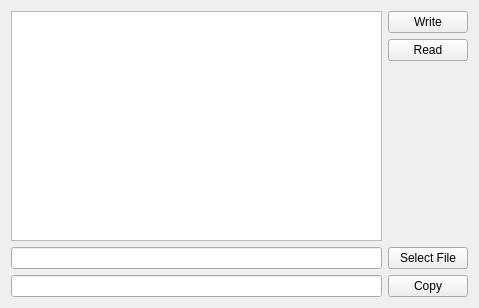
<?xml version="1.0" encoding="UTF-8"?>
<ui version="4.0">
 <class>Widget</class>
 <widget class="QWidget" name="Widget">
  <property name="geometry">
   <rect>
    <x>0</x>
    <y>0</y>
    <width>479</width>
    <height>308</height>
   </rect>
  </property>
  <property name="windowTitle">
   <string>Widget</string>
  </property>
  <layout class="QVBoxLayout" name="verticalLayout_2">
   <item>
    <layout class="QHBoxLayout" name="horizontalLayout_3">
     <item>
      <widget class="QTextEdit" name="textEdit"/>
     </item>
     <item>
      <layout class="QVBoxLayout" name="verticalLayout">
       <item>
        <widget class="QPushButton" name="writeBtn">
         <property name="text">
          <string>Write</string>
         </property>
        </widget>
       </item>
       <item>
        <widget class="QPushButton" name="readBtn">
         <property name="text">
          <string>Read</string>
         </property>
        </widget>
       </item>
       <item>
        <spacer name="verticalSpacer">
         <property name="orientation">
          <enum>Qt::Vertical</enum>
         </property>
         <property name="sizeHint" stdset="0">
          <size>
           <width>20</width>
           <height>40</height>
          </size>
         </property>
        </spacer>
       </item>
      </layout>
     </item>
    </layout>
   </item>
   <item>
    <layout class="QHBoxLayout" name="horizontalLayout">
     <item>
      <widget class="QLineEdit" name="sourceLineEdit"/>
     </item>
     <item>
      <widget class="QPushButton" name="selectFileBtn">
       <property name="text">
        <string>Select File</string>
       </property>
      </widget>
     </item>
    </layout>
   </item>
   <item>
    <layout class="QHBoxLayout" name="horizontalLayout_2">
     <item>
      <widget class="QLineEdit" name="destinationLineEdit"/>
     </item>
     <item>
      <widget class="QPushButton" name="copyBtn">
       <property name="text">
        <string>Copy</string>
       </property>
      </widget>
     </item>
    </layout>
   </item>
  </layout>
 </widget>
 <resources/>
 <connections/>
</ui>
